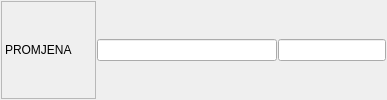
             <widget class="QFrame" name="frame_34">
              <property name="frameShape">
               <enum>QFrame::NoFrame</enum>
              </property>
              <property name="frameShadow">
               <enum>QFrame::Raised</enum>
              </property>
              <layout class="QHBoxLayout" name="horizontalLayout_22">
               <property name="spacing">
                <number>1</number>
               </property>
               <property name="leftMargin">
                <number>1</number>
               </property>
               <property name="topMargin">
                <number>1</number>
               </property>
               <property name="rightMargin">
                <number>1</number>
               </property>
               <property name="bottomMargin">
                <number>1</number>
               </property>
               <item>
                <widget class="QLabel" name="label_17">
                 <property name="minimumSize">
                  <size>
                   <width>95</width>
                   <height>0</height>
                  </size>
                 </property>
                 <property name="frameShape">
                  <enum>QFrame::StyledPanel</enum>
                 </property>
                 <property name="text">
                  <string>PROMJENA</string>
                 </property>
                </widget>
               </item>
               <item>
                <widget class="QLineEdit" name="txtPromjena">
                 <property name="sizePolicy">
                  <sizepolicy hsizetype="Preferred" vsizetype="Fixed">
                   <horstretch>0</horstretch>
                   <verstretch>0</verstretch>
                  </sizepolicy>
                 </property>
                 <property name="minimumSize">
                  <size>
                   <width>180</width>
                   <height>0</height>
                  </size>
                 </property>
                 <property name="maximumSize">
                  <size>
                   <width>180</width>
                   <height>16777215</height>
                  </size>
                 </property>
                 <property name="font">
                  <font>
                   <weight>50</weight>
                   <bold>false</bold>
                  </font>
                 </property>
                </widget>
               </item>
               <item>
                <widget class="QLineEdit" name="txtPromjenaStanje">
                 <property name="font">
                  <font>
                   <weight>50</weight>
                   <bold>false</bold>
                  </font>
                 </property>
                </widget>
               </item>
              </layout>
             </widget>
